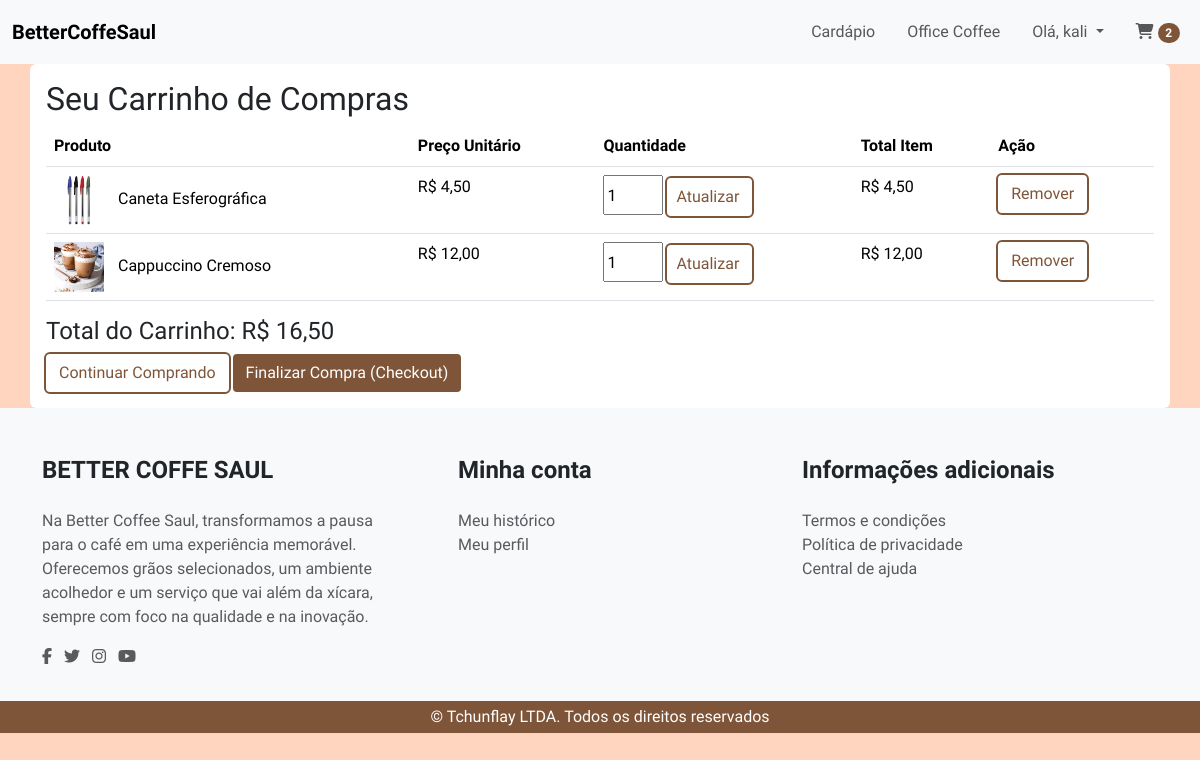
The page /cart/ (signed in) on the database as committed earlier.
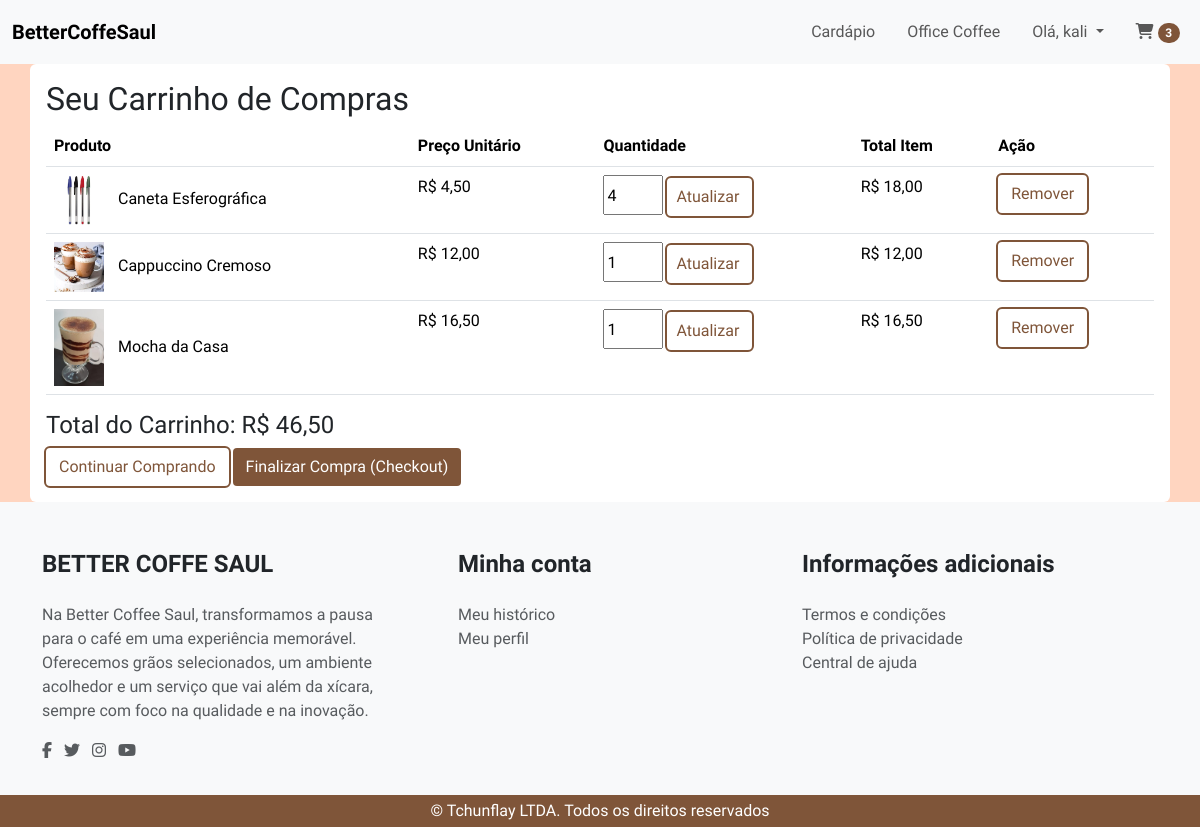
The same page on the database as committed later.
### cart/models.py (models this page shows, shortened)
class Cart(models.Model):
    user = models.OneToOneField(settings.AUTH_USER_MODEL, on_delete=models.CASCADE, related_name='cart')
    created_at = models.DateTimeField(auto_now_add=True)
    updated_at = models.DateTimeField(auto_now=True)
    def get_total_price(self):
        total = 0
        for item in self.items.all():
            total += item.get_total_item_price()
        return total

class CartItem(models.Model):
    cart = models.ForeignKey(Cart, related_name='items', on_delete=models.CASCADE)
    cardapio_item = models.ForeignKey(Cardapio, on_delete=models.CASCADE, null=True, blank=True)
    office_item = models.ForeignKey(OfficeItem, on_delete=models.CASCADE, null=True, blank=True)
    quantity = models.PositiveIntegerField(default=1)
    price_at_purchase = models.DecimalField(max_digits=10, decimal_places=2, null=True, blank=True)
    added_at = models.DateTimeField(auto_now_add=True)
    class Meta:
        constraints = [
            models.CheckConstraint(
                name="%(app_label)s_%(class)s_either_cardapio_or_office_item",
                check=(
                    models.Q(cardapio_item__isnull=False, office_item__isnull=True) |
                    models.Q(cardapio_item__isnull=True, office_item__isnull=False)
                ),
            )
        ]
    def get_item_price(self):
        if self.price_at_purchase is not None:
            return self.price_at_purchase
        return self.item_object.preco if self.item_object else 0
    def get_total_item_price(self):
        return self.quantity * self.get_item_price()

### coffeoffice/models.py (models this page shows, shortened)
class OfficeItem(models.Model):
    ITEM_TYPE_CHOICES = [
        ('PROD', 'Produto de Papelaria'),
        ('SERV', 'Serviço de Escritório'),
    ]
    nome = models.CharField(max_length=100)
    descricao = models.TextField(blank=True, null=True)
    preco = models.DecimalField(max_digits=6, decimal_places=2)
    tipo_item = models.CharField(max_length=4, choices=ITEM_TYPE_CHOICES, default='PROD')
    foto = models.ImageField(upload_to='fotos_office_items/', blank=True, null=True, default='fotos_office_items/default.png')
    disponivel = models.BooleanField(default=True)
    adicionado = models.DateTimeField(default=timezone.now)
    editado = models.DateTimeField(auto_now=True)

### cardapio/models.py (models this page shows, shortened)
class Cardapio(models.Model):
    nome = models.CharField(max_length=200)
    tp = (
        ("ALL", "Todos"),
        ("C", "Comida"),
        ("B", "Bebida"),
    )
    tipo = models.CharField(max_length=50, choices=tp, default="ALL")
    promo = (
        ("S", "Sim"),
        ("N", "Nao"),
    )
    promocao = models.CharField(max_length=50, choices=promo, default="Nao")
    descricao = models.TextField(blank=True, null=True)
    preco = models.DecimalField(max_digits=8, decimal_places=2, blank=True, null=True)
    foto = models.ImageField(upload_to='fotos_cardapio/',default="fotos_cardapio/default.png", blank=True, null=True)
    adicionado = models.DateTimeField(auto_now_add=True)
    editado = models.DateTimeField(auto_now=True)

### cart/views.py (the view)
# urls.py: path('', views.view_cart, name='view_cart'),
def view_cart(request):
    cart, created = Cart.objects.get_or_create(user=request.user)
    context = {'cart': cart}
    return render(request, 'cart/cart_detail.html', context)

### cart/templates/cart/cart_detail.html (shortened to what this page needs)
{% extends "base.html" %}
{% load static %}
{% load i18n %}
{% block content %}
<div class="login-page-wrapper">
    <div class="container bg-white rounded-2 p-3">
        <h2>Seu Carrinho de Compras</h2>
        {% if cart.items.all %}
        <table class="table">
            <thead>
                <tr>
                    <th>Produto</th>
                    <th>Preço Unitário</th>
                    <th>Quantidade</th>
                    <th>Total Item</th>
                    <th>Ação</th>
                </tr>
            </thead>
            <tbody>
                {% for item in cart.items.all %}
                <tr>
                    <td>
                        {% if item.cardapio_item %}
                        <img src="{{ item.cardapio_item.foto.url }}" alt="{{ item.cardapio_item.nome }}"
                            style="width: 50px; height: auto; margin-right: 10px;">
                        {{ item.cardapio_item.nome }}
                        {% elif item.office_item %}
                        {% if item.office_item.foto %}
                        <img src="{{ item.office_item.foto.url }}" alt="{{ item.office_item.nome }}"
                            style="width: 50px; height: auto; margin-right: 10px;">
                        {% endif %}
                        {{ item.office_item.nome }}
                        {% endif %}
                    </td>
                    <td>R$ {{ item.get_item_price|floatformat:2 }}</td>
                    <td>
                        <form action="{% url 'cart:update_cart_item' item.id %}" method="post" style="display: inline;">
                            <input type="number" name="quantity" value="{{ item.quantity }}" min="0"
                                style="width: 60px; height: 40px;" class="pe-2">
                            <button type="submit" class="btn btn-orange-outline rounded-1 w-30 ps-2">Atualizar</button>
                        </form>
                    </td>
                    <td>R$ {{ item.get_total_item_price|floatformat:2 }}</td>
                    <td>
                        <a href="{% url 'cart:remove_from_cart' item.id %}"
                            class="btn btn-orange-outline rounded-1 w-30">Remover</a>
                    </td>
                </tr>
                {% endfor %}
            </tbody>
        </table>
        <div class="text-right">
            <h4>Total do Carrinho: R$ {{ cart.get_total_price|floatformat:2 }}</h4>
            <a href="{% url 'cardapio:index' %}" class="btn btn-orange-outline rounded-1 w-20">Continuar Comprando</a>
            <a href="#" class="btn btn-orange rounded-1 w-20">Finalizar Compra (Checkout)</a>
        </div>
        {% else %}
        <p>Seu carrinho está vazio.</p>
        <a href="{% url 'cardapio:index' %}" class="btn btn-orange-outline rounded-1 w-20">Continuar Comprando</a>
        {% endif %}
    </div>
</div>
{% endblock %}

### templates/navbar.html (shortened to what this page needs)
<nav class="navbar navbar-expand-lg navbar-light bg-light">
    <div class="container-fluid pt-1 pb-1">
        <a href="{% url 'home:index' %}" class="navbar-brand fw-bold">BetterCoffeSaul</a>
        <div class="collapse navbar-collapse d-lg-flex justify-content-lg-end" id="navbarNavContent">
            <ul class="navbar-nav">
                <li class="nav-item me-lg-3">
                    <a class="nav-link" href="{% url 'cardapio:index' %}">Cardápio</a>
                </li>
                <li class="nav-item me-lg-3">
                    <a href="{% url 'coffeoffice:office_list' %}" class="nav-link ">Office Coffee</a>
                </li>
                {% if user.is_authenticated %}
                    <li class="nav-item dropdown me-lg-3">
                        <a class="nav-link dropdown-toggle" href="#" id="navbarDropdownUser" role="button" data-bs-toggle="dropdown" aria-expanded="false">
                            Olá, {{ user.username|default:user.email }}
                        </a>
                    </li>
                    <li class="nav-item">
                        <a class="nav-link" href="{% url 'cart:view_cart' %}">
                            <i class="fas fa-shopping-cart"></i>
                            {% if user.cart and user.cart.items.count > 0 %}
                            <span class="badge rounded-pill bg-color-orange">{{ user.cart.items.count }}</span>
                            {% endif %}
                        </a>
                    </li>
                {% endif %}
            </ul>
        </div>
    </div>
</nav>

Rows that differ between the two databases and show on the page:
changed CartItem "Caneta Esferográfica": quantity "1" → "4"; get_total_item_price "4,50" → "18,00"
added CartItem: cardapio_item.foto (picture), cardapio_item.nome "Mocha da Casa", get_item_price "16,50", quantity "1", get_total_item_price "16,50"
changed through a linked row, Cart: get_total_price "16,50" → "46,50"
Other text that changed with them:
{{ user.cart.items.count }}: "2" → "3"
